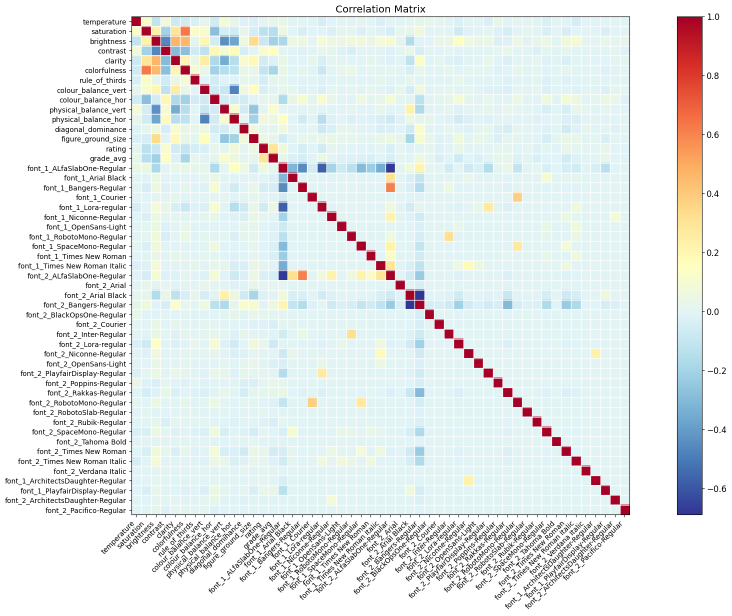
#> input picture corr_all.png, 1463 x 1231 px, given in place of BrunellodiMontalcinoRiserva2010.png, which was not available (shown at 1/2 size)
$ jupyter execute --allow-errors SLIC_phys_balance_diag_dominance.ipynb   (shell and % lines are left out)
#> lines starting #> are read from the running program, lines starting #| are printed output that depends on the picture; after the words box and inside, x2 and y2 are one past the last pixel; in counts of white or black regions, pixels touching at a corner belong together; long printed decimals are rounded; pictures that were not available may be replaced by others from this repository, and a replacement may not be noted
[cell 1]
import matplotlib.pyplot as plt
import numpy as np

import skimage
from skimage.data import astronaut
from skimage.color import rgb2gray
from skimage.filters import sobel
from skimage.segmentation import felzenszwalb, slic, quickshift, watershed
from skimage.segmentation import mark_boundaries
from skimage.util import img_as_float
from skimage.measure import regionprops
from skimage.measure import centroid

[cell 2]
filename = "/content/content/images/BrunellodiMontalcinoRiserva2010.png"
img = img_as_float(skimage.io.imread(filename)[::2, ::2])
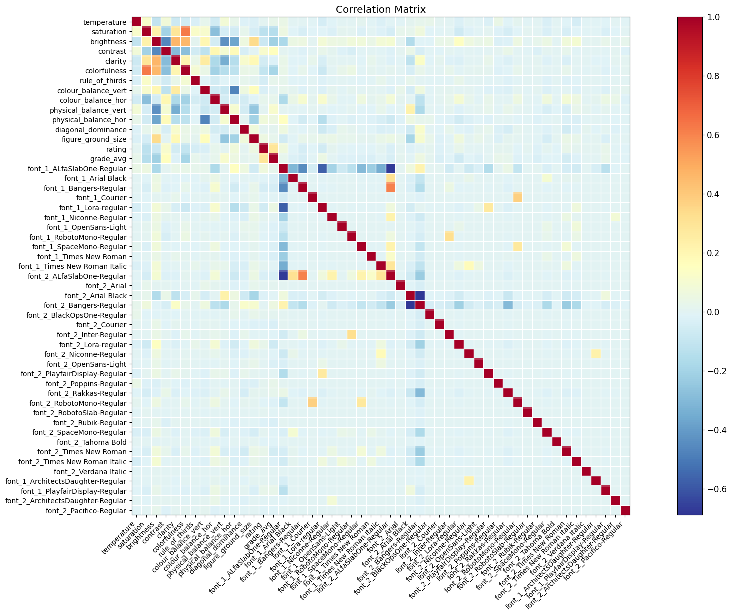
#> img: shape (616, 732, 4) float64; mean R, G, B, A 0.903, 0.925, 0.922, 1

segments_fz = felzenszwalb(img, scale=100, sigma=0.5, min_size=50)
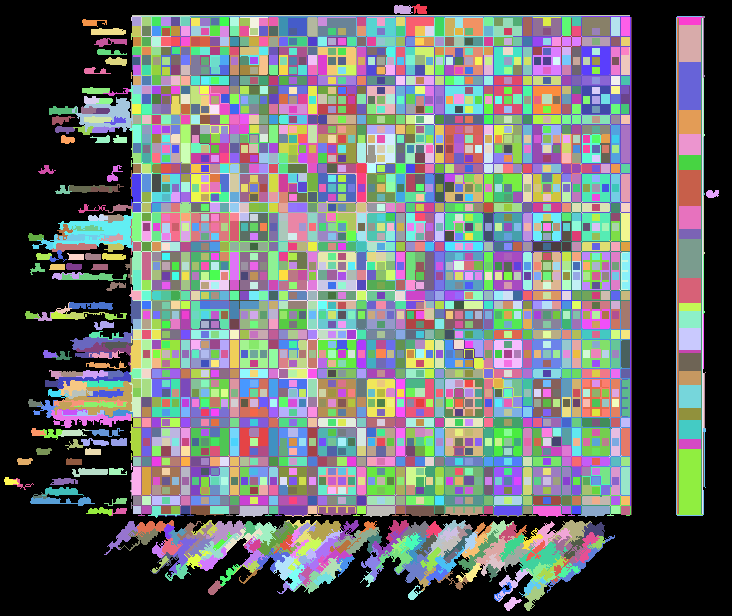
#> segments_fz: shape (616, 732) int64; 2439 distinct labels, from 0 to 2438; one colour per label, 0 black
segments_slic = slic(img, n_segments=10, compactness=10, sigma=1, start_label=1)
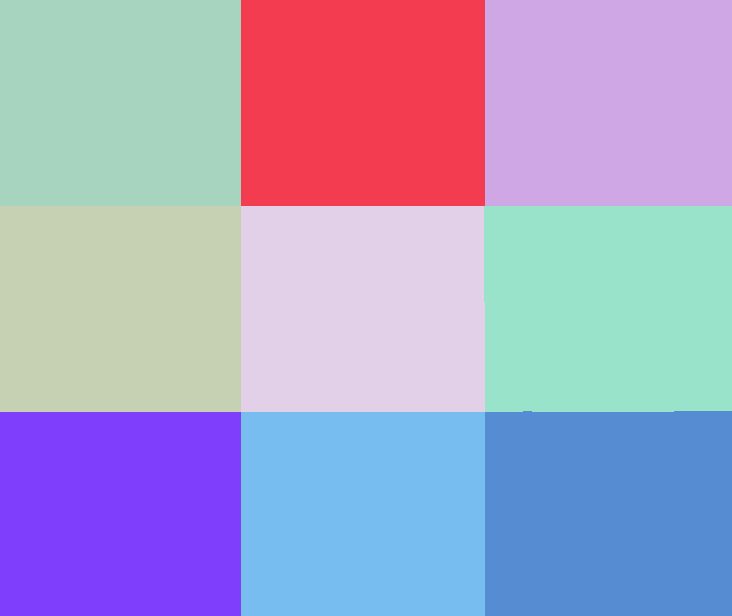
#> segments_slic: shape (616, 732) int64; 9 distinct labels, from 1 to 9; one colour per label, 0 black
regions = regionprops(segments_slic)
#> regions = 9 regions; largest, box (x1, y1, x2, y2) and area: (484, 206, 732, 412) 50911, (485, 0, 732, 206) 50882, (485, 411, 732, 616) 50455, (241, 0, 485, 206) 50264, (241, 206, 485, 412) 50168
cx = []
cy = []
for props in regions:
    cx.append(props.centroid[0])
    cy.append(props.centroid[1])  # centroid coordinates
#> this loop made 9 passes
#> after the loop, cx = [102.5, 102.5, 102.5, 308.5, 308.6, 308.3, 513.4, 513.5, 513.5]; cy = [120, 362.5, 608, 120, 362.3, 607.7, 608.1, 120, 362.5]
#> (the rest of this cell did not finish here and is left out)

[cell 3]
print(sum(cx)/len(cx), sum(cy)/len(cy))
#| 308.137 363.448

[cell 4]
image = np.zeros((20, 20), dtype=np.float64)

image[13:17, 13:17] = 0.5

image[10:12, 10:12] = 1

centroid(image)

[cell 5]
name = "/content/ZizzoloBolgheri2021.png"

[cell 6]
img = img_as_float(skimage.io.imread(name)[::2, ::2])
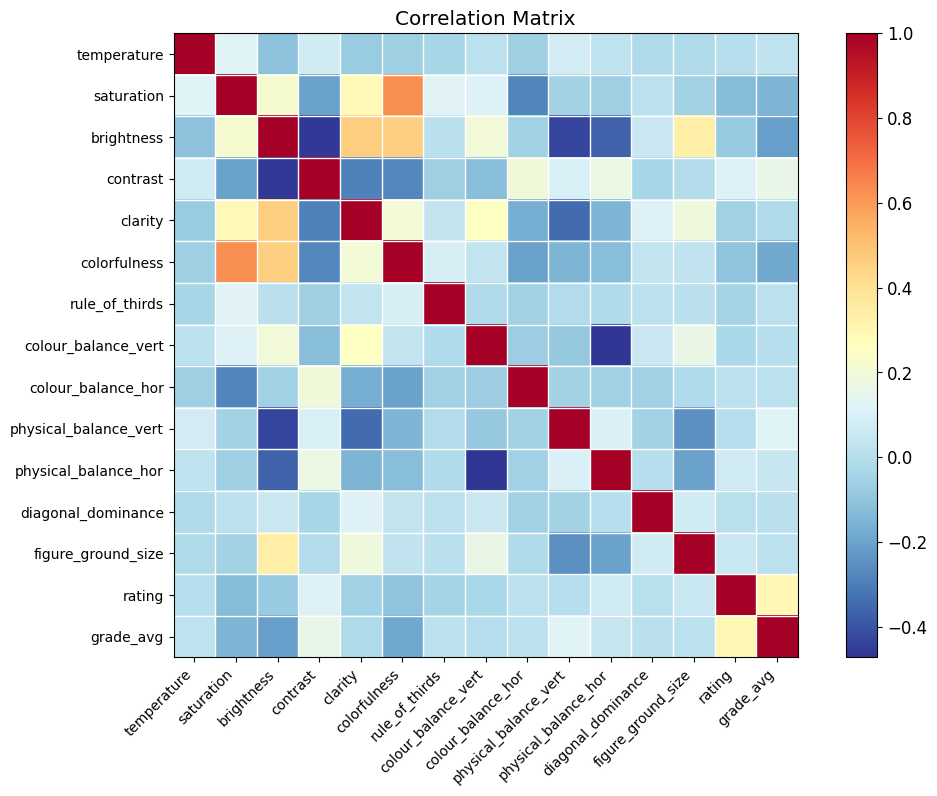
#> input picture corr_no_fonts.png, 937 x 796 px, given in place of ZizzoloBolgheri2021.png, which was not available
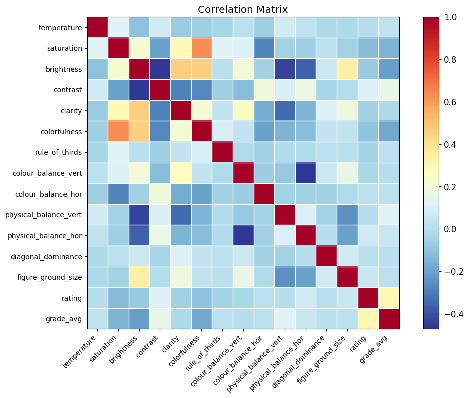
#> img: shape (398, 469, 4) float64; mean R, G, B, A 0.82, 0.854, 0.881, 1

[cell 7]
segments_slic = slic(img, n_segments=10, compactness=10, sigma=1, start_label=1)
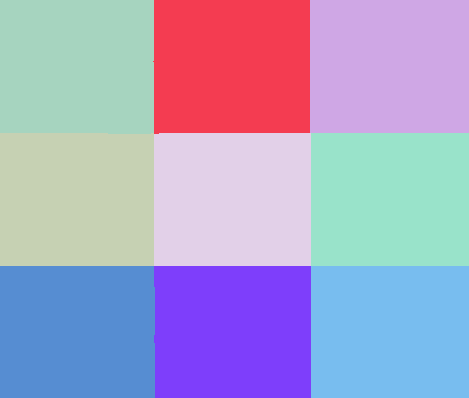
#> segments_slic: shape (398, 469) int64; 9 distinct labels, from 1 to 9; one colour per label, 0 black
regions = regionprops(segments_slic)
#> regions = 9 regions; largest, box (x1, y1, x2, y2) and area: (310, 0, 469, 133) 21147, (311, 133, 469, 266) 21014, (154, 133, 311, 266) 20876, (311, 266, 469, 398) 20856, (153, 0, 310, 134) 20754
cx = []
cy = []
for props in regions:
    cx.append(props.centroid[0])
    cy.append(props.centroid[1])
#> after the loop, cx = [66.14, 66.02, 66, 199.1, 199, 199, 331.6, 331.4, 331.5]; cy = [76.61, 231.5, 389, 76.39, 232, 389.5, 76.89, 232.4, 389.5]

cen = centroid(img)
#> cen = [201.4, 232.5, 1.58]
print(cen, sum(cx)/len(cx), sum(cy)/len(cy))
#| [201.438 232.493   1.580] 198.868 232.641

[cell 8]
def phys_bal_slic(name):
#> called with name = '/content/ZizzoloBolgheri2021.png'
  img = img_as_float(skimage.io.imread(name)[::2, ::2])
  cen = centroid(img)
#> cen = [201.4, 232.5, 1.58]
  return abs(img.shape[0]/2 - cen[0]), abs(img.shape[1]/2 - cen[1])

[cell 9]
a,b = phys_bal_slic(name)
#> a = 2.44; b = 2.01
print(b,a)
#| 2.007 2.438

[cell 10]
img.shape
#> Out = (398, 469, 4)
